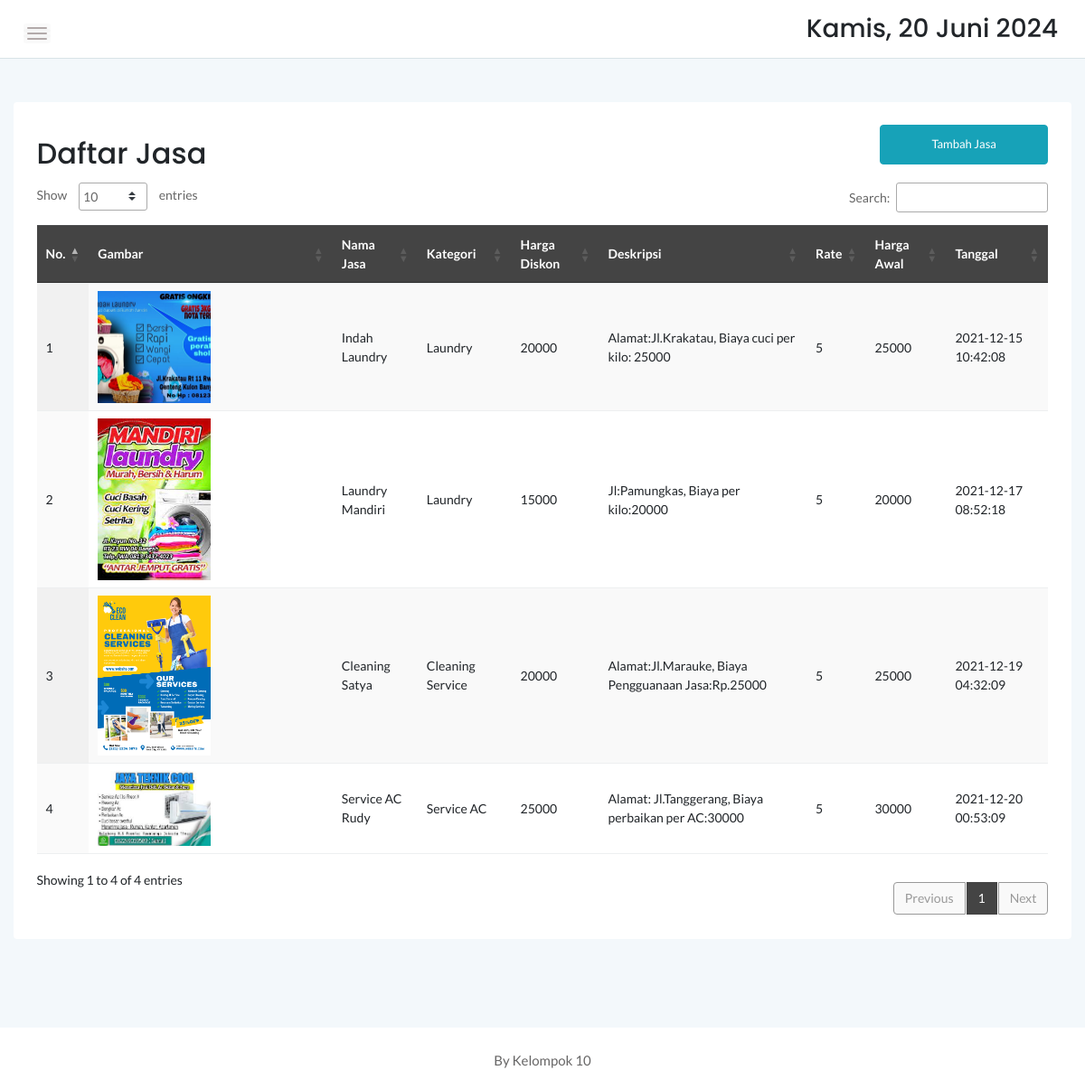
The app's page /admin/produk.php with its own data.
### tables this page shows
CREATE TABLE `produk` (
  `idproduk` int(11) NOT NULL,
  `idkategori` int(11) NOT NULL,
  `namaproduk` varchar(30) NOT NULL,
  `gambar` varchar(100) NOT NULL,
  `deskripsi` varchar(200) NOT NULL,
  `rate` int(11) NOT NULL,
  `hargabefore` int(11) NOT NULL,
  `hargaafter` int(11) NOT NULL,
  `tgldibuat` timestamp NOT NULL DEFAULT current_timestamp()
);

CREATE TABLE `kategori` (
  `idkategori` int(11) NOT NULL,
  `namakategori` varchar(20) NOT NULL,
  `tgldibuat` timestamp NOT NULL DEFAULT current_timestamp()
);

### admin/produk.php (the view, shortened to what this page needs)
<?php
	include '../dbconnect.php';
	?>
<!doctype html>
<html class="no-js" lang="en">
<head>
    <link rel="stylesheet" href="assets/css/bootstrap.min.css">
    <link rel="stylesheet" href="assets/css/font-awesome.min.css">
    <link rel="stylesheet" href="assets/css/themify-icons.css">
    <link rel="stylesheet" href="assets/css/metisMenu.css">
    <link rel="stylesheet" href="assets/css/owl.carousel.min.css">
    <link rel="stylesheet" href="assets/css/slicknav.min.css">
    <link rel="stylesheet" href="https://www.amcharts.com/lib/3/plugins/export/export.css" type="text/css" media="all" />
	<link rel="stylesheet" type="text/css" href="https://cdn.datatables.net/1.10.20/css/jquery.dataTables.min.css">
    <link rel="stylesheet" type="text/css" href="https://cdn.datatables.net/1.10.20/css/jquery.dataTables.css">
    <link rel="stylesheet" type="text/css" href="https://cdn.datatables.net/1.10.20/css/dataTables.bootstrap4.min.css">
    <link rel="stylesheet" type="text/css" href="https://cdn.datatables.net/responsive/2.2.3/css/responsive.bootstrap.min.css">
    <link rel="stylesheet" type="text/css" href="https://cdn.datatables.net/responsive/2.2.3/css/responsive.jqueryui.min.css">
	<link rel="stylesheet" type="text/css" href="https://cdn.datatables.net/buttons/1.5.2/css/buttons.dataTables.min.css">
    <link rel="stylesheet" href="assets/css/typography.css">
    <link rel="stylesheet" href="assets/css/default-css.css">
    <link rel="stylesheet" href="assets/css/styles.css">
    <link rel="stylesheet" href="assets/css/responsive.css">
</head>
<body>
    <div class="page-container">
        <div class="main-content">
            <div class="header-area">
                <div class="row align-items-center">
                    <div class="col-md-6 col-sm-8 clearfix">
                        <div class="nav-btn pull-left">
                            <span></span>
                            <span></span>
                            <span></span>
                        </div>
                    </div>
                    <div class="col-md-6 col-sm-4 clearfix">
                        <ul class="notification-area pull-right">
                            <li><h3><div class="date">
						</b></div></h3>
						</li>
                        </ul>
                    </div>
                </div>
            </div>
            <div class="main-content-inner">
                <div class="row mt-5 mb-5">
                    <div class="col-12">
                        <div class="card">
                            <div class="card-body">
                                <div class="d-sm-flex justify-content-between align-items-center">
									<h2>Daftar Jasa</h2>
									<button style="margin-bottom:20px" data-toggle="modal" data-target="#myModal" class="btn btn-info col-md-2">Tambah Jasa</button>
                                </div>
                                    <div class="data-tables datatable-dark">
										 <table id="dataTable3" class="display" style="width:100%"><thead class="thead-dark">
											<tr>
												<th>No.</th>
												<th>Gambar</th>
												<th>Nama Jasa</th>
												<th>Kategori</th>
												<th>Harga Diskon</th>
												<th>Deskripsi</th>
												<th>Rate</th>
												<th>Harga Awal</th>
												<th>Tanggal</th>
											</tr></thead><tbody>
											<?php
											$brgs=mysqli_query($conn,"SELECT * from kategori k, produk p where k.idkategori=p.idkategori order by idproduk ASC");
											$no=1;
											while($p=mysqli_fetch_array($brgs)){
												?>
												<tr>
													<td><?php echo $no++ ?></td>
													<td><img src="../<?php echo $p['gambar'] ?>" width="50%"\></td>
													<td><?php echo $p['namaproduk'] ?></td>
													<td><?php echo $p['namakategori'] ?></td>
													<td><?php echo $p['hargaafter'] ?></td>
													<td><?php echo $p['deskripsi'] ?></td>
													<td><?php echo $p['rate'] ?></td>
													<td><?php echo $p['hargabefore'] ?></td>
													<td><?php echo $p['tgldibuat'] ?></td>
												</tr>
												<?php
											}
											?>
										</tbody>
										</table>
                                    </div>
								 </div>
                            </div>
                        </div>
                    </div>
                </div>
            </div>
        </div>
        <footer>
            <div class="footer-area">
                <p>By Kelompok 10</p>
            </div>
        </footer>
</body>
</html>

### admin/assets/css/styles.css (style rules this page uses)
.page-container { width: 100%; height: 100%; min-height: 100vh; padding-left: 280px; -webkit-transition: padding-left 0.3s ease 0s; transition: padding-left 0.3s ease 0s; }
.card { border: none; border-radius: 4px; background-color: #fff; -webkit-transition: all 0.3s ease 0s; transition: all 0.3s ease 0s; }
.card-body { padding: 25.6px; padding: 1.6rem; }
.main-content { width: 100%; background: #F3F8FB; }
.main-content-inner { padding: 0 30px 50px; }
.header-area { padding: 15px 30px; background: #fff; border-bottom: 1px solid #d8e3e7; }
.nav-btn { margin-right: 30px; margin-top: 10px; cursor: pointer; }
.nav-btn span { display: block; width: 22px; height: 2px; background: #b3aaaa; margin: 4px 0; border-radius: 15px; -webkit-transition: all 0.3s ease 0s; transition: all 0.3s ease 0s; box-shadow: 0 0 0 4px rgba(99, 96, 96, 0.03); }
.notification-area { -webkit-user-select: none; -moz-user-select: none; -ms-user-select: none; user-select: none; position: relative; z-index: 1; }
.notification-area li { display: inline-block; margin-left: 20px; cursor: pointer; -webkit-user-select: none; -moz-user-select: none; -ms-user-select: none; user-select: none; }
.footer-area { text-align: center; padding: 23px 0 19px; background: #fff; }
.footer-area p { color: #676666; margin-bottom: 0; }
.btn { padding: 11px 17px; font-size: 13px; letter-spacing: 0; }
table tr th { border-bottom: none; }
table tr th, table tr td { border-top: 1px solid rgba(120, 130, 140, 0.13) !important; }
table.dataTable.no-footer { border-bottom: 1px solid rgba(120, 130, 140, 0.13) !important; }
table.dataTable thead th, table.dataTable thead td { border-bottom-color: transparent; }
.datatable-dark thead { background: #444; color: #fff; }

### admin/assets/css/responsive.css (style rules this page uses)
@media (min-width: 1200px) and (max-width: 1364px) { .main-content-inner { padding: 0 15px 50px; } }
@media (min-width: 1200px) and (max-width: 1364px) { .page-container, .sbar_collapsed.page-container { padding-left: 0; } }

### records on screen
produk: gambar (picture), namaproduk "Indah Laundry", idkategori.namakategori "Laundry", hargaafter "20000", deskripsi "Alamat:Jl.Krakatau, Biaya cuci per kilo: 25000", rate "5", hargabefore "25000", tgldibuat "2021-12-15 10:42:08"
produk: gambar (picture), namaproduk "Laundry Mandiri", idkategori.namakategori "Laundry", hargaafter "15000", deskripsi "Jl:Pamungkas, Biaya per kilo:20000", rate "5", hargabefore "20000", tgldibuat "2021-12-17 08:52:18"
produk: gambar (picture), namaproduk "Cleaning Satya", idkategori.namakategori "Cleaning Service", hargaafter "20000", deskripsi "Alamat:Jl.Marauke, Biaya Pengguanaan Jasa:Rp.25000", rate "5", hargabefore "25000", tgldibuat "2021-12-19 04:32:09"
produk: gambar (picture), namaproduk "Service AC Rudy", idkategori.namakategori "Service AC", hargaafter "25000", deskripsi "Alamat: Jl.Tanggerang, Biaya perbaikan per AC:30000", rate "5", hargabefore "30000", tgldibuat "2021-12-20 00:53:09"
